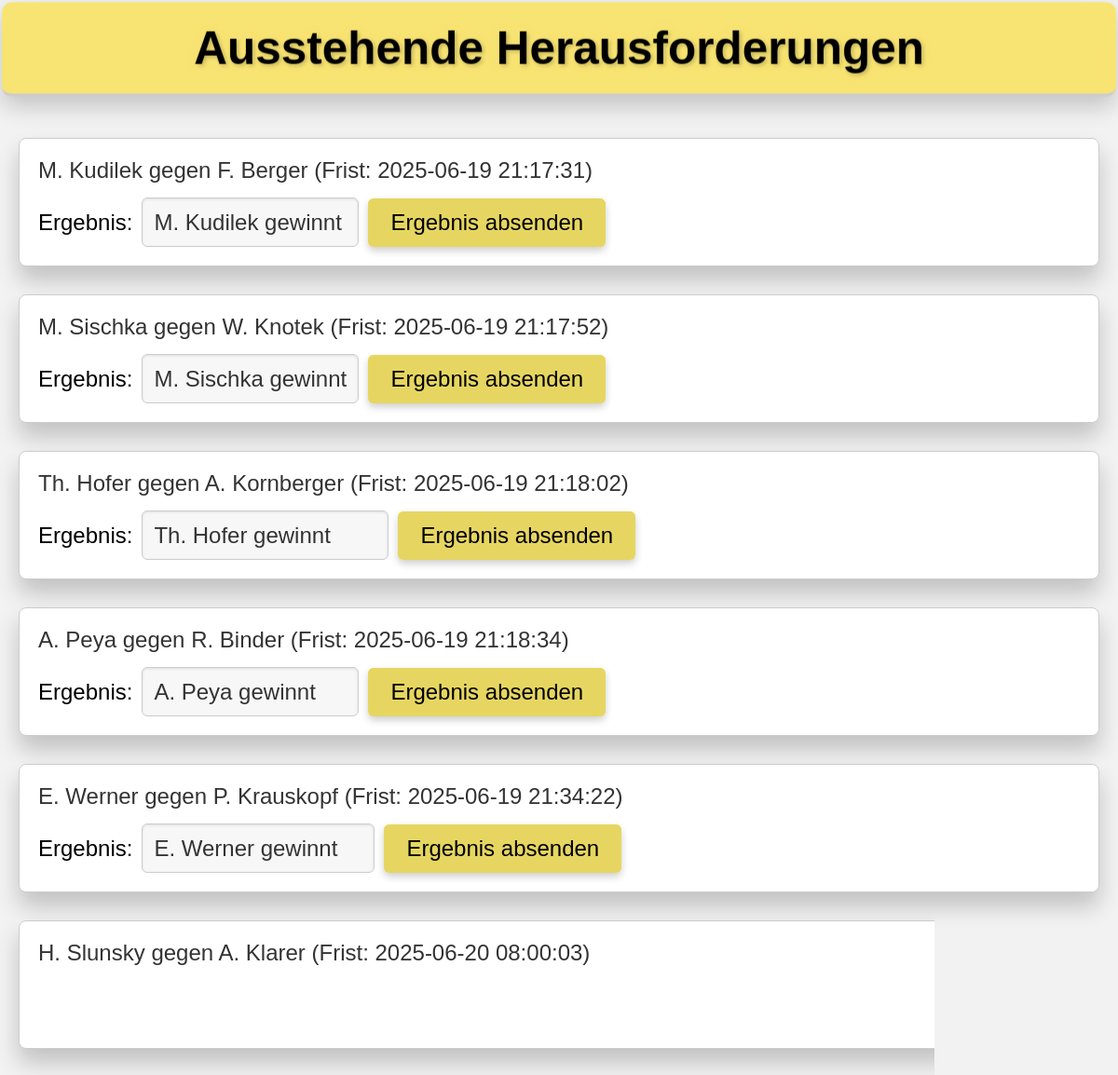
The page /admin on the database its author committed.
### tables this page shows
CREATE TABLE challenges (
    id INTEGER PRIMARY KEY AUTOINCREMENT,
    challenger_id INTEGER NOT NULL,
    opponent_id INTEGER NOT NULL,
    timestamp DATETIME NOT NULL,
    deadline DATETIME NOT NULL,
    resolved_at DATETIME,
    resolved INTEGER NOT NULL DEFAULT 0,
    result TEXT,  -- 'challenger_wins', 'opponent_wins', or 'not_happened'
    score_details TEXT,
    scheduled_play_date DATE, -- NEW: Date for when the match is scheduled to be played
    FOREIGN KEY (challenger_id) REFERENCES players(id) ON DELETE CASCADE,
    FOREIGN KEY (opponent_id) REFERENCES players(id) ON DELETE CASCADE
);

CREATE TABLE players (
    id INTEGER PRIMARY KEY,
    name TEXT NOT NULL UNIQUE,
    available INTEGER NOT NULL DEFAULT 1,
    rank INTEGER NOT NULL,
    unavailable_since DATETIME,
    block_challenger_until DATETIME,
    block_opponent_until DATETIME,
    is_new INTEGER NOT NULL DEFAULT 0
);

### app.py (the view)
@app.route("/admin")
def admin():
    db = get_db()
    try:
        cur = db.execute(
            "SELECT c.*, p1.name as challenger_name, p2.name as opponent_name FROM challenges c "
            "JOIN players p1 ON c.challenger_id = p1.id "
            "JOIN players p2 ON c.opponent_id = p2.id "
            "WHERE c.resolved = 0 ORDER BY c.deadline ASC"
        )
        challenges_raw = cur.fetchall()
        challenges_processed = []
        for row in challenges_raw:
            challenge = dict(row)  # Convert Row to dict
            if isinstance(challenge.get("deadline"), str):
                try:
                    deadline_str = challenge["deadline"].split(".")[0]
                    challenge["deadline"] = datetime.strptime(
                        deadline_str, "%Y-%m-%d %H:%M:%S"
                    )
                except (ValueError, TypeError):
                    logger.warning(
                        f"Could not parse deadline string '{challenge['deadline']}' for challenge ID {challenge.get('id')}. Setting to None."
                    )
                    challenge["deadline"] = None  # Set to None if parsing fails
            elif not isinstance(challenge.get("deadline"), datetime):
                logger.warning(
                    f"Unexpected type for deadline '{type(challenge.get('deadline'))}' for challenge ID {challenge.get('id')}. Setting to None."
                )
                challenge["deadline"] = None
            challenges_processed.append(challenge)
        return render_template(
            "admin.html", challenges=challenges_processed
        )  # Pass processed list
    except sqlite3.Error as e:
        logger.exception("Database error on /admin route.")
        flash(
            "Ein Datenbankfehler ist aufgetreten beim Laden der Admin-Seite.", "danger"
        )
        return redirect(url_for("index"))
    except Exception as e:
        logger.exception("Unexpected error on /admin route.")
        flash("Ein unerwarteter Fehler ist aufgetreten.", "danger")
        return redirect(url_for("index"))

### app.py (called while the page is built)
def get_db():
    if "db" not in g:
        try:
            g.db = sqlite3.connect(
                app.config["DATABASE"], timeout=10, detect_types=sqlite3.PARSE_DECLTYPES
            )
            g.db.row_factory = sqlite3.Row
            g.db.execute("PRAGMA foreign_keys = ON")
        except sqlite3.Error as e:
            logger.exception("Database connection failed.")
            raise e
    return g.db

### templates/admin.html (shortened to what this page needs)
<!DOCTYPE html>
<html lang="de">
<head>
</head>
<body>
  <header>
    <h1>Ausstehende Herausforderungen</h1>
  </header>
  <main>
    <div id="challenges-container">
      {% for challenge in challenges %}
        <div class="challenge-container" data-challenge-id="{{ challenge.id }}">
          <p>
            {{ challenge.challenger_name }} gegen {{ challenge.opponent_name }}
            (Frist: {{ challenge.deadline }})
          </p>
          <form class="result-form" method="POST" action="/submit_result">
            <label for="result-{{ challenge.id }}">Ergebnis:</label>
            <select id="result-{{ challenge.id }}" name="result">
              <option value="challenger_wins">{{ challenge.challenger_name }} gewinnt</option>
            </select>
            <button type="submit">Ergebnis absenden</button>
          </form>
        </div>
      {% endfor %}
    </div>
  </main>
</body>
</html>

### templates/admin.html (style rules this page uses)
:root { --primary-color: #f8e473; --primary-dark: #e6d661; --bg-color: #f2f2f2; --container-bg: #fff; --text-color: #333; --border-color: #ccc; --shadow-color: rgba(0, 0, 0, 0.2); --highlight-shadow: rgba(248, 228, 115, 0.4); }
body { background-color: var(--bg-color); font-family: Arial, sans-serif; margin: 0; padding: 20px; color: var(--text-color); perspective: 1000px; }
header { text-align: center; margin-bottom: 30px; background-color: var(--primary-color); padding: 20px; border-bottom: 3px solid var(--border-color); transform: translateZ(30px); box-shadow: 0 10px 25px var(--shadow-color); border-radius: 10px; position: relative; transition: transform 0.3s ease; }
header h1 { font-size: 3rem; margin: 0; color: #000; text-shadow: 2px 2px 4px var(--shadow-color), 0 0 10px var(--highlight-shadow); }
main { max-width: 1200px; margin: 0 auto; transform-style: preserve-3d; }
.challenge-container { background-color: var(--container-bg); border: 1px solid var(--border-color); border-radius: 8px; padding: 20px; margin-bottom: 30px; box-shadow: 0 15px 25px var(--shadow-color); transition: all 0.4s ease; transform: translateZ(10px); position: relative; }
.challenge-container p { margin: 0 0 15px; font-size: 1.5rem; color: var(--text-color); font-weight: 500; }
.challenge-container form { display: flex; align-items: center; flex-wrap: wrap; gap: 10px; }
.challenge-container form label { font-size: 1.5rem; color: #000; transform: translateZ(5px); }
.challenge-container form select { font-size: 1.5rem; padding: 12px; border: 1px solid var(--border-color); border-radius: 6px; background-color: #f7f7f7; color: var(--text-color); outline: none; appearance: none; box-shadow: inset 0 1px 3px rgba(0, 0, 0, 0.1); transition: all 0.3s ease; transform: translateZ(5px); }
.challenge-container form button { font-size: 1.5rem; padding: 12px 24px; border: none; border-radius: 6px; background-color: var(--primary-color); color: #000; cursor: pointer; transition: all 0.3s ease; box-shadow: 0 4px 8px var(--shadow-color); transform: translateZ(10px); position: relative; }
.challenge-container form button::before { content: ''; position: absolute; top: 0; left: 0; right: 0; bottom: 0; background-color: var(--primary-dark); transform: translateZ(-1px); z-index: -1; border-radius: 6px; }

### rows shown on the page
challenges: challenger_name "M. Kudilek", opponent_name "F. Berger", deadline "2025-06-19 21:17:31", result "M. Kudilek gewinnt"
challenges: challenger_name "M. Sischka", opponent_name "W. Knotek", deadline "2025-06-19 21:17:52", result "M. Sischka gewinnt"
challenges: challenger_name "Th. Hofer", opponent_name "A. Kornberger", deadline "2025-06-19 21:18:02", result "Th. Hofer gewinnt"
challenges: challenger_name "A. Peya", opponent_name "R. Binder", deadline "2025-06-19 21:18:34", result "A. Peya gewinnt"
challenges: challenger_name "E. Werner", opponent_name "P. Krauskopf", deadline "2025-06-19 21:34:22", result "E. Werner gewinnt"
challenges: challenger_name "H. Slunsky", opponent_name "A. Klarer", deadline "2025-06-20 08:00:03", result "H. Slunsky gewinnt"
